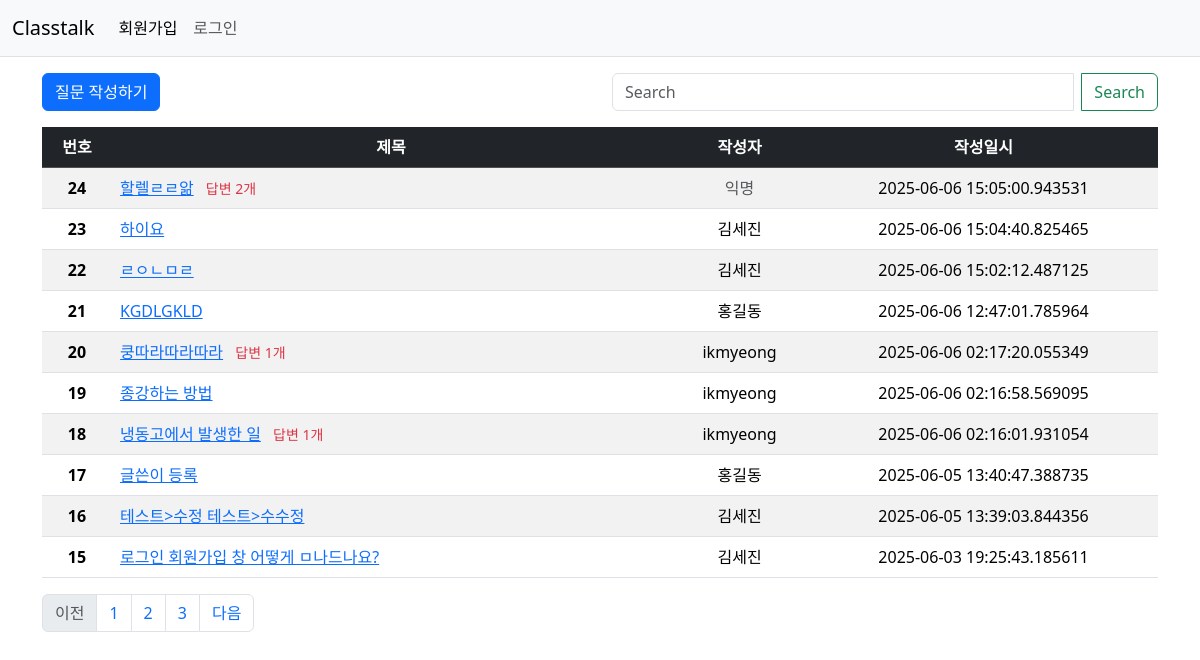
Page /question/list/ on the committed database.
### classtalk/models.py (models this page shows)
class Question(db.Model):
    id = db.Column(db.Integer, primary_key=True)
    subject = db.Column(db.String(200), nullable=False)
    content = db.Column(db.Text(), nullable=False)
    create_date = db.Column(db.DateTime(), nullable=False)
    user_id = db.Column(db.Integer, db.ForeignKey('user.id', ondelete='CASCADE'), nullable=False)
    user = db.relationship('User', backref=db.backref('question_set'))
    modify_date = db.Column(db.DateTime(), nullable=True)
    is_anonymous = db.Column(db.Boolean, default=False)  # 익명 여부 추가

class User(db.Model):
    id = db.Column(db.Integer, primary_key=True)
    username = db.Column(db.String(150), unique=True, nullable=False)
    password = db.Column(db.String(200), nullable=False)
    email = db.Column(db.String(120), unique=True, nullable=False)

### classtalk/views/question_views.py (the view, shortened to what this page needs)
@bp.route('/list/')
def _list():
    page = request.args.get('page', type=int, default=1)
    kw = request.args.get('kw', type=str, default='')
    question_list = Question.query.order_by(Question.create_date.desc())
    question_list = question_list.paginate(page=page, per_page=10)
    return render_template('question/question_list.html', question_list=question_list, page=page, kw=kw)

### classtalk/views/auth_views.py (called while the page is built)
@bp.before_app_request
def load_logged_in_user():
    user_id = session.get('user_id')
    if user_id is None:
        g.user = None
    else:
        g.user = User.query.get(user_id)

### classtalk/templates/question/question_list.html (shortened to what this page needs)
<!DOCTYPE html>
<html lang="en">
<head>
    <link href="https://cdn.jsdelivr.net/npm/bootstrap@5.3.5/dist/css/bootstrap.min.css" rel="stylesheet">
</head>
<body>
{% include "navbar.html" %}
<div class="container my-3">
    <div class="row my-3">
            <div class="col-6">
                <a href="{{ url_for('question.create') }}" class="btn btn-primary">질문 작성하기</a>
            </div>
            <div class="col-6">
                <div class="input-group">
                    <input type="text" id="search_kw" class="form-control me-2" value="{{ kw or '' }}" placeholder="Search" aria-label="Search"/>
                    <button class="btn btn-outline-success" type="submit" id="btn_search">Search</button>
                </div>
            </div>
        </div>
    <table class="table table-striped">
        <thead>
        <tr class="text-center table-dark">
            <th scope="col">번호</th>
            <th scope="col" style="width:50%">제목</th>
            <th scope="col">작성자</th>
            <th scope="col">작성일시</th>
        </tr>
        </thead>
    {% if question_list %}
      <tbody>
        {% for question in question_list.items %}
        <tr class="text-center">
            <th scope="row">{{ question_list.total - ((question_list.page-1) * question_list.per_page) - loop.index0 }}</th>
            <td class="text-start">
                <a href="{{ url_for('question.detail', question_id=question.id) }}">{{ question.subject }}</a>
                {% if question.answer_set|length > 0 %}
                <span class="text-danger small mx-2">답변 {{ question.answer_set|length }}개</span>
                {% endif %}
            </td>
            <td>
                {% if question.is_anonymous %}
                    <span class="text-muted">익명</span>
                    <td>{{question.create_date}}</td>
                {% else %}
                    {{ question.user.username }}
                    <td>{{question.create_date}}</td>
                {% endif %}
            </td>
        </tr>
        {% endfor %}
      </tbody>
    </table>
    {% else %}
        <p>질문이 없습니다.</p>
    {% endif %}
    {% include "Pagenation.html" %}
</div>
</body>
</html>

### rows in the picture
Question: total "24", subject "할렐ㄹㄹ앎", answer_set|length "2", create_date "2025-06-06 15:05:00.943531"
Question: total "23", subject "하이요", user.username "김세진", create_date "2025-06-06 15:04:40.825465"
Question: total "22", subject "ㄹㅇㄴㅁㄹ", user.username "김세진", create_date "2025-06-06 15:02:12.487125"
Question: total "21", subject "KGDLGKLD", user.username "홍길동", create_date "2025-06-06 12:47:01.785964"
Question: total "20", subject "쿵따라따라따라", answer_set|length "1", user.username "ikmyeong", create_date "2025-06-06 02:17:20.055349"
Question: total "19", subject "종강하는 방법", user.username "ikmyeong", create_date "2025-06-06 02:16:58.569095"
Question: total "18", subject "냉동고에서 발생한 일", answer_set|length "1", user.username "ikmyeong", create_date "2025-06-06 02:16:01.931054"
Question: total "17", subject "글쓴이 등록", user.username "홍길동", create_date "2025-06-05 13:40:47.388735"
Question: total "16", subject "테스트>수정 테스트>수수정", user.username "김세진", create_date "2025-06-05 13:39:03.844356"
Question: total "15", subject "로그인 회원가입 창 어떻게 ㅁ나드나요?", user.username "김세진", create_date "2025-06-03 19:25:43.185611"

### other values in the picture
{{ page_num }} "1" "2" "3"
